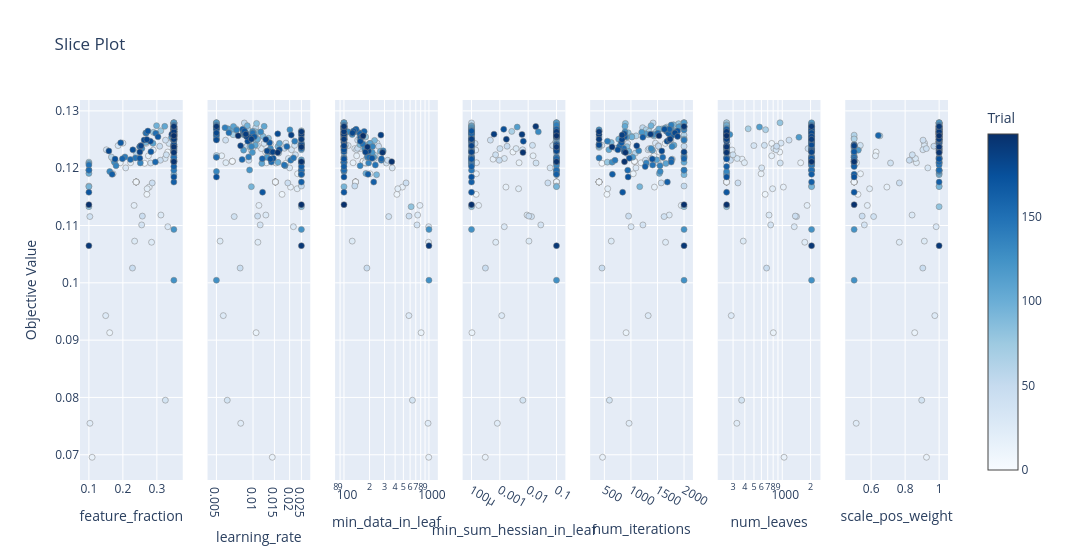

The notebook cell saved with this chart:
### Code cell
plot_slice(study)

### Figure 1 — Plotly figure (JSON) as saved in the notebook; plotly's stock layout.template omitted (floating-point values rounded to 4 significant figures; data arrays with more than 128 entries replaced by an {"elided": "..."} marker saying what was removed)
{"data": [{"marker": {"color": {"elided": "200 int values"}, "colorbar": {"title": {"text": "Trial"}, "x": 1, "xpad": 40}, "colorscale": [[0, "rgb(247,251,255)"], [0.125, "rgb(222,235,247)"], [0.25, "rgb(198,219,239)"], [0.375, "rgb(158,202,225)"], [0.5, "rgb(107,174,214)"], [0.625, "rgb(66,146,198)"], [0.75, "rgb(33,113,181)"], [0.875, "rgb(8,81,156)"], [1, "rgb(8,48,107)"]], "line": {"color": "Grey", "width": 0.5}, "showscale": true}, "mode": "markers", "name": "Feasible Trial", "showlegend": false, "type": "scatter", "x": {"elided": "200 float values"}, "xaxis": "x", "y": {"elided": "200 float values"}, "yaxis": "y"}, {"marker": {"color": {"elided": "200 int values"}, "colorbar": {"title": {"text": "Trial"}, "x": 1, "xpad": 40}, "colorscale": [[0, "rgb(247,251,255)"], [0.125, "rgb(222,235,247)"], [0.25, "rgb(198,219,239)"], [0.375, "rgb(158,202,225)"], [0.5, "rgb(107,174,214)"], [0.625, "rgb(66,146,198)"], [0.75, "rgb(33,113,181)"], [0.875, "rgb(8,81,156)"], [1, "rgb(8,48,107)"]], "line": {"color": "Grey", "width": 0.5}, "showscale": false}, "mode": "markers", "name": "Feasible Trial", "showlegend": false, "type": "scatter", "x": {"elided": "200 float values"}, "xaxis": "x2", "y": {"elided": "200 float values"}, "yaxis": "y2"}, {"marker": {"color": {"elided": "200 int values"}, "colorbar": {"title": {"text": "Trial"}, "x": 1, "xpad": 40}, "colorscale": [[0, "rgb(247,251,255)"], [0.125, "rgb(222,235,247)"], [0.25, "rgb(198,219,239)"], [0.375, "rgb(158,202,225)"], [0.5, "rgb(107,174,214)"], [0.625, "rgb(66,146,198)"], [0.75, "rgb(33,113,181)"], [0.875, "rgb(8,81,156)"], [1, "rgb(8,48,107)"]], "line": {"color": "Grey", "width": 0.5}, "showscale": false}, "mode": "markers", "name": "Feasible Trial", "showlegend": false, "type": "scatter", "x": {"elided": "200 int values"}, "xaxis": "x3", "y": {"elided": "200 float values"}, "yaxis": "y3"}, {"marker": {"color": {"elided": "200 int values"}, "colorbar": {"title": {"text": "Trial"}, "x": 1, "xpad": 40}, "colorscale": [[0, "rgb(247,251,255)"], [0.125, "rgb(222,235,247)"], [0.25, "rgb(198,219,239)"], [0.375, "rgb(158,202,225)"], [0.5, "rgb(107,174,214)"], [0.625, "rgb(66,146,198)"], [0.75, "rgb(33,113,181)"], [0.875, "rgb(8,81,156)"], [1, "rgb(8,48,107)"]], "line": {"color": "Grey", "width": 0.5}, "showscale": false}, "mode": "markers", "name": "Feasible Trial", "showlegend": false, "type": "scatter", "x": {"elided": "200 float values"}, "xaxis": "x4", "y": {"elided": "200 float values"}, "yaxis": "y4"}, {"marker": {"color": {"elided": "200 int values"}, "colorbar": {"title": {"text": "Trial"}, "x": 1, "xpad": 40}, "colorscale": [[0, "rgb(247,251,255)"], [0.125, "rgb(222,235,247)"], [0.25, "rgb(198,219,239)"], [0.375, "rgb(158,202,225)"], [0.5, "rgb(107,174,214)"], [0.625, "rgb(66,146,198)"], [0.75, "rgb(33,113,181)"], [0.875, "rgb(8,81,156)"], [1, "rgb(8,48,107)"]], "line": {"color": "Grey", "width": 0.5}, "showscale": false}, "mode": "markers", "name": "Feasible Trial", "showlegend": false, "type": "scatter", "x": {"elided": "200 int values"}, "xaxis": "x5", "y": {"elided": "200 float values"}, "yaxis": "y5"}, {"marker": {"color": {"elided": "200 int values"}, "colorbar": {"title": {"text": "Trial"}, "x": 1, "xpad": 40}, "colorscale": [[0, "rgb(247,251,255)"], [0.125, "rgb(222,235,247)"], [0.25, "rgb(198,219,239)"], [0.375, "rgb(158,202,225)"], [0.5, "rgb(107,174,214)"], [0.625, "rgb(66,146,198)"], [0.75, "rgb(33,113,181)"], [0.875, "rgb(8,81,156)"], [1, "rgb(8,48,107)"]], "line": {"color": "Grey", "width": 0.5}, "showscale": false}, "mode": "markers", "name": "Feasible Trial", "showlegend": false, "type": "scatter", "x": {"elided": "200 int values"}, "xaxis": "x6", "y": {"elided": "200 float values"}, "yaxis": "y6"}, {"marker": {"color": {"elided": "200 int values"}, "colorbar": {"title": {"text": "Trial"}, "x": 1, "xpad": 40}, "colorscale": [[0, "rgb(247,251,255)"], [0.125, "rgb(222,235,247)"], [0.25, "rgb(198,219,239)"], [0.375, "rgb(158,202,225)"], [0.5, "rgb(107,174,214)"], [0.625, "rgb(66,146,198)"], [0.75, "rgb(33,113,181)"], [0.875, "rgb(8,81,156)"], [1, "rgb(8,48,107)"]], "line": {"color": "Grey", "width": 0.5}, "showscale": false}, "mode": "markers", "name": "Feasible Trial", "showlegend": false, "type": "scatter", "x": {"elided": "200 float values"}, "xaxis": "x7", "y": {"elided": "200 float values"}, "yaxis": "y7"}], "layout": {"title": {"text": "Slice Plot"}, "width": 2100, "xaxis": {"anchor": "y", "domain": [0, 0.1184], "title": {"text": "feature_fraction"}}, "xaxis2": {"anchor": "y2", "domain": [0.1469, 0.2653], "title": {"text": "learning_rate"}, "type": "log"}, "xaxis3": {"anchor": "y3", "domain": [0.2939, 0.4122], "title": {"text": "min_data_in_leaf"}, "type": "log"}, "xaxis4": {"anchor": "y4", "domain": [0.4408, 0.5592], "title": {"text": "min_sum_hessian_in_leaf"}, "type": "log"}, "xaxis5": {"anchor": "y5", "domain": [0.5878, 0.7061], "title": {"text": "num_iterations"}}, "xaxis6": {"anchor": "y6", "domain": [0.7347, 0.8531], "title": {"text": "num_leaves"}, "type": "log"}, "xaxis7": {"anchor": "y7", "domain": [0.8816, 1.0], "title": {"text": "scale_pos_weight"}}, "yaxis": {"anchor": "x", "domain": [0, 1], "title": {"text": "Objective Value"}}, "yaxis2": {"anchor": "x2", "domain": [0, 1], "matches": "y", "showticklabels": false}, "yaxis3": {"anchor": "x3", "domain": [0, 1], "matches": "y", "showticklabels": false}, "yaxis4": {"anchor": "x4", "domain": [0, 1], "matches": "y", "showticklabels": false}, "yaxis5": {"anchor": "x5", "domain": [0, 1], "matches": "y", "showticklabels": false}, "yaxis6": {"anchor": "x6", "domain": [0, 1], "matches": "y", "showticklabels": false}, "yaxis7": {"anchor": "x7", "domain": [0, 1], "matches": "y", "showticklabels": false}}}
